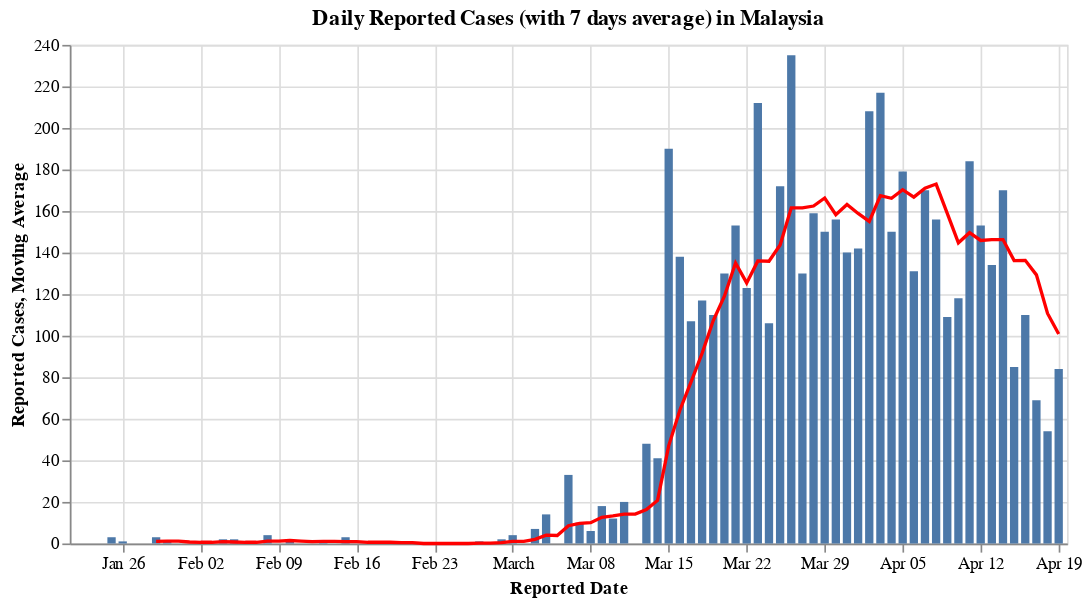

The code cell stored with this chart in its notebook:
### Code cell
#hide_input
rolling_window = 7
df_reported_my = df_confirmed_my[['Reported Date', 'Total number of Cases']].set_index('Reported Date').diff().rename(columns={'Total number of Cases': 'Reported Cases'}).reset_index()
df_reported_my[f'Moving Average'] = df_reported_my.iloc[:, 1].rolling(window=rolling_window).mean()

_new_bar = alt.Chart(df_reported_my).mark_bar().encode(
    x='Reported Date:T',
    y='Reported Cases:Q',
    tooltip = list(df_reported_my)
)

_average_line = alt.Chart(df_reported_my).mark_line(color = 'red').encode(
    x='Reported Date:T',
    y='Moving Average:Q',
    tooltip = list(df_reported_my)
)

(_new_bar + _average_line).properties(
    title = f'Daily Reported Cases (with {rolling_window} days average) in Malaysia',
    width = 600
)

### Figure 1 — Vega-Lite specification as saved in the notebook (floating-point values rounded to 4 significant figures)
{"config": {"view": {"continuousWidth": 400, "continuousHeight": 300}}, "layer": [{"mark": "bar", "encoding": {"tooltip": [{"type": "temporal", "field": "Reported Date"}, {"type": "quantitative", "field": "Reported Cases"}, {"type": "quantitative", "field": "Moving Average"}], "x": {"type": "temporal", "field": "Reported Date"}, "y": {"type": "quantitative", "field": "Reported Cases"}}}, {"mark": {"type": "line", "color": "red"}, "encoding": {"tooltip": [{"type": "temporal", "field": "Reported Date"}, {"type": "quantitative", "field": "Reported Cases"}, {"type": "quantitative", "field": "Moving Average"}], "x": {"type": "temporal", "field": "Reported Date"}, "y": {"type": "quantitative", "field": "Moving Average"}}}], "data": {"name": "data-60925ff37cffbecf9a3aa921ea4e19d1"}, "title": "Daily Reported Cases (with 7 days average) in Malaysia", "width": 600, "$schema": "https://vega.github.io/schema/vega-lite/v4.8.1.json", "datasets": {"data-60925ff37cffbecf9a3aa921ea4e19d1": [{"Reported Date": "2020-01-22T00:00:00", "Reported Cases": null, "Moving Average": null}, {"Reported Date": "2020-01-23T00:00:00", "Reported Cases": 0.0, "Moving Average": null}, {"Reported Date": "2020-01-24T00:00:00", "Reported Cases": 0.0, "Moving Average": null}, {"Reported Date": "2020-01-25T00:00:00", "Reported Cases": 3.0, "Moving Average": null}, {"Reported Date": "2020-01-26T00:00:00", "Reported Cases": 1.0, "Moving Average": null}, {"Reported Date": "2020-01-27T00:00:00", "Reported Cases": 0.0, "Moving Average": null}, {"Reported Date": "2020-01-28T00:00:00", "Reported Cases": 0.0, "Moving Average": null}, {"Reported Date": "2020-01-29T00:00:00", "Reported Cases": 3.0, "Moving Average": 1.0}, {"Reported Date": "2020-01-30T00:00:00", "Reported Cases": 1.0, "Moving Average": 1.143}, {"Reported Date": "2020-01-31T00:00:00", "Reported Cases": 0.0, "Moving Average": 1.143}, {"Reported Date": "2020-02-01T00:00:00", "Reported Cases": 0.0, "Moving Average": 0.7143}, {"Reported Date": "2020-02-02T00:00:00", "Reported Cases": 0.0, "Moving Average": 0.5714}, {"Reported Date": "2020-02-03T00:00:00", "Reported Cases": 0.0, "Moving Average": 0.5714}, {"Reported Date": "2020-02-04T00:00:00", "Reported Cases": 2.0, "Moving Average": 0.8571}, {"Reported Date": "2020-02-05T00:00:00", "Reported Cases": 2.0, "Moving Average": 0.7143}, {"Reported Date": "2020-02-06T00:00:00", "Reported Cases": 0.0, "Moving Average": 0.5714}, {"Reported Date": "2020-02-07T00:00:00", "Reported Cases": 0.0, "Moving Average": 0.5714}, {"Reported Date": "2020-02-08T00:00:00", "Reported Cases": 4.0, "Moving Average": 1.143}, {"Reported Date": "2020-02-09T00:00:00", "Reported Cases": 0.0, "Moving Average": 1.143}, {"Reported Date": "2020-02-10T00:00:00", "Reported Cases": 2.0, "Moving Average": 1.429}, {"Reported Date": "2020-02-11T00:00:00", "Reported Cases": 0.0, "Moving Average": 1.143}, {"Reported Date": "2020-02-12T00:00:00", "Reported Cases": 0.0, "Moving Average": 0.8571}, {"Reported Date": "2020-02-13T00:00:00", "Reported Cases": 1.0, "Moving Average": 1.0}, {"Reported Date": "2020-02-14T00:00:00", "Reported Cases": 0.0, "Moving Average": 1.0}, {"Reported Date": "2020-02-15T00:00:00", "Reported Cases": 3.0, "Moving Average": 0.8571}, {"Reported Date": "2020-02-16T00:00:00", "Reported Cases": 0.0, "Moving Average": 0.8571}, {"Reported Date": "2020-02-17T00:00:00", "Reported Cases": 0.0, "Moving Average": 0.5714}, {"Reported Date": "2020-02-18T00:00:00", "Reported Cases": 0.0, "Moving Average": 0.5714}, {"Reported Date": "2020-02-19T00:00:00", "Reported Cases": 0.0, "Moving Average": 0.5714}, {"Reported Date": "2020-02-20T00:00:00", "Reported Cases": 0.0, "Moving Average": 0.4286}, {"Reported Date": "2020-02-21T00:00:00", "Reported Cases": 0.0, "Moving Average": 0.4286}, {"Reported Date": "2020-02-22T00:00:00", "Reported Cases": 0.0, "Moving Average": 0.0}, {"Reported Date": "2020-02-23T00:00:00", "Reported Cases": 0.0, "Moving Average": 0.0}, {"Reported Date": "2020-02-24T00:00:00", "Reported Cases": 0.0, "Moving Average": 0.0}, {"Reported Date": "2020-02-25T00:00:00", "Reported Cases": 0.0, "Moving Average": 0.0}, {"Reported Date": "2020-02-26T00:00:00", "Reported Cases": 0.0, "Moving Average": 0.0}, {"Reported Date": "2020-02-27T00:00:00", "Reported Cases": 1.0, "Moving Average": 0.1429}, {"Reported Date": "2020-02-28T00:00:00", "Reported Cases": 0.0, "Moving Average": 0.1429}, {"Reported Date": "2020-02-29T00:00:00", "Reported Cases": 2.0, "Moving Average": 0.4286}, {"Reported Date": "2020-03-01T00:00:00", "Reported Cases": 4.0, "Moving Average": 1.0}, {"Reported Date": "2020-03-02T00:00:00", "Reported Cases": 0.0, "Moving Average": 1.0}, {"Reported Date": "2020-03-03T00:00:00", "Reported Cases": 7.0, "Moving Average": 2.0}, {"Reported Date": "2020-03-04T00:00:00", "Reported Cases": 14.0, "Moving Average": 4.0}, {"Reported Date": "2020-03-05T00:00:00", "Reported Cases": 0.0, "Moving Average": 3.857}, {"Reported Date": "2020-03-06T00:00:00", "Reported Cases": 33.0, "Moving Average": 8.571}, {"Reported Date": "2020-03-07T00:00:00", "Reported Cases": 10.0, "Moving Average": 9.714}, {"Reported Date": "2020-03-08T00:00:00", "Reported Cases": 6.0, "Moving Average": 10.0}, {"Reported Date": "2020-03-09T00:00:00", "Reported Cases": 18.0, "Moving Average": 12.57}, {"Reported Date": "2020-03-10T00:00:00", "Reported Cases": 12.0, "Moving Average": 13.29}, {"Reported Date": "2020-03-11T00:00:00", "Reported Cases": 20.0, "Moving Average": 14.14}, {"Reported Date": "2020-03-12T00:00:00", "Reported Cases": 0.0, "Moving Average": 14.14}, {"Reported Date": "2020-03-13T00:00:00", "Reported Cases": 48.0, "Moving Average": 16.29}, {"Reported Date": "2020-03-14T00:00:00", "Reported Cases": 41.0, "Moving Average": 20.71}, {"Reported Date": "2020-03-15T00:00:00", "Reported Cases": 190.0, "Moving Average": 47.0}, {"Reported Date": "2020-03-16T00:00:00", "Reported Cases": 138.0, "Moving Average": 64.14}, {"Reported Date": "2020-03-17T00:00:00", "Reported Cases": 107.0, "Moving Average": 77.71}, {"Reported Date": "2020-03-18T00:00:00", "Reported Cases": 117.0, "Moving Average": 91.57}, {"Reported Date": "2020-03-19T00:00:00", "Reported Cases": 110.0, "Moving Average": 107.3}, {"Reported Date": "2020-03-20T00:00:00", "Reported Cases": 130.0, "Moving Average": 119.0}, {"Reported Date": "2020-03-21T00:00:00", "Reported Cases": 153.0, "Moving Average": 135.0}, {"Reported Date": "2020-03-22T00:00:00", "Reported Cases": 123.0, "Moving Average": 125.4}, {"Reported Date": "2020-03-23T00:00:00", "Reported Cases": 212.0, "Moving Average": 136.0}, {"Reported Date": "2020-03-24T00:00:00", "Reported Cases": 106.0, "Moving Average": 135.9}, {"Reported Date": "2020-03-25T00:00:00", "Reported Cases": 172.0, "Moving Average": 143.7}, {"Reported Date": "2020-03-26T00:00:00", "Reported Cases": 235.0, "Moving Average": 161.6}, {"Reported Date": "2020-03-27T00:00:00", "Reported Cases": 130.0, "Moving Average": 161.6}, {"Reported Date": "2020-03-28T00:00:00", "Reported Cases": 159.0, "Moving Average": 162.4}, {"Reported Date": "2020-03-29T00:00:00", "Reported Cases": 150.0, "Moving Average": 166.3}, {"Reported Date": "2020-03-30T00:00:00", "Reported Cases": 156.0, "Moving Average": 158.3}, {"Reported Date": "2020-03-31T00:00:00", "Reported Cases": 140.0, "Moving Average": 163.1}, {"Reported Date": "2020-04-01T00:00:00", "Reported Cases": 142.0, "Moving Average": 158.9}, {"Reported Date": "2020-04-02T00:00:00", "Reported Cases": 208.0, "Moving Average": 155.0}, {"Reported Date": "2020-04-03T00:00:00", "Reported Cases": 217.0, "Moving Average": 167.4}, {"Reported Date": "2020-04-04T00:00:00", "Reported Cases": 150.0, "Moving Average": 166.1}, {"Reported Date": "2020-04-05T00:00:00", "Reported Cases": 179.0, "Moving Average": 170.3}, {"Reported Date": "2020-04-06T00:00:00", "Reported Cases": 131.0, "Moving Average": 166.7}, {"Reported Date": "2020-04-07T00:00:00", "Reported Cases": 170.0, "Moving Average": 171.0}, {"Reported Date": "2020-04-08T00:00:00", "Reported Cases": 156.0, "Moving Average": 173.0}, {"Reported Date": "2020-04-09T00:00:00", "Reported Cases": 109.0, "Moving Average": 158.9}, {"Reported Date": "2020-04-10T00:00:00", "Reported Cases": 118.0, "Moving Average": 144.7}, {"Reported Date": "2020-04-11T00:00:00", "Reported Cases": 184.0, "Moving Average": 149.6}, {"Reported Date": "2020-04-12T00:00:00", "Reported Cases": 153.0, "Moving Average": 145.9}, {"Reported Date": "2020-04-13T00:00:00", "Reported Cases": 134.0, "Moving Average": 146.3}, {"Reported Date": "2020-04-14T00:00:00", "Reported Cases": 170.0, "Moving Average": 146.3}, {"Reported Date": "2020-04-15T00:00:00", "Reported Cases": 85.0, "Moving Average": 136.1}, {"Reported Date": "2020-04-16T00:00:00", "Reported Cases": 110.0, "Moving Average": 136.3}, {"Reported Date": "2020-04-17T00:00:00", "Reported Cases": 69.0, "Moving Average": 129.3}, {"Reported Date": "2020-04-18T00:00:00", "Reported Cases": 54.0, "Moving Average": 110.7}, {"Reported Date": "2020-04-19T00:00:00", "Reported Cases": 84.0, "Moving Average": 100.9}]}}
